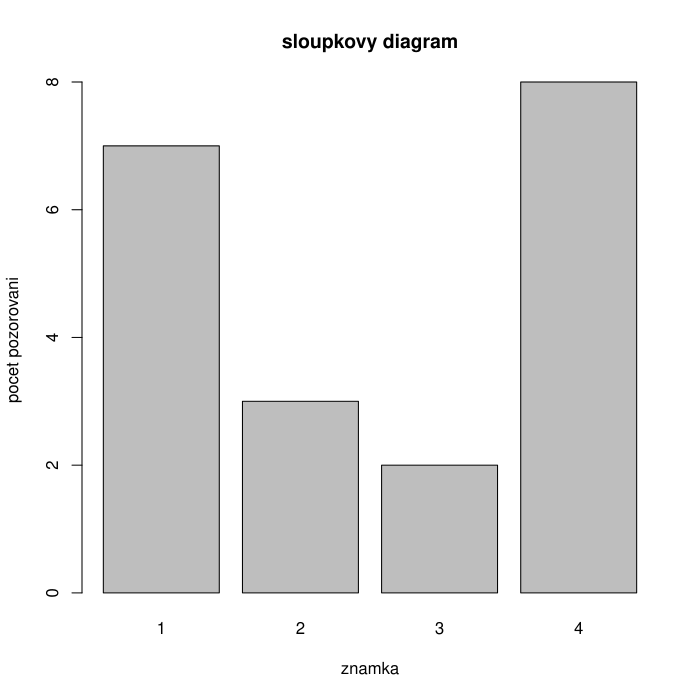

Recreate this plot in R.
# Priklad 1

data <- read.csv (file = "../data/3znamky.csv", header = TRUE, sep = ",", dec = ".")
data

# pocet skupin
r <- nrow(data)

# cetnosti
n.j <- data$cetnosti

# pocet pozorovani
n <- sum(n.j)

# relativni cetnost
p.j <- n.j / n

# kumulativni cetnost
N.j <- cumsum (n.j)

# kumulativni relativni cetnosti
F.j <- N.j / n

# tabulka 
tabulka <- data.frame (znamka = data$znamka, n.j, p.j, N.j, F.j)
tabulka

# sloupkovy diagram
barplot (tabulka$n.j, names.arg = tabulka$znamka, xlab = "znamka", ylab = "pocet pozorovani", main = "sloupkovy diagram")

# graf cetnostni funkce
plot (tabulka$znamka, tabulka$n.j, type = "p", pch = 20, cex = 2, col = "red", xlab = "znamka", ylab = "hodnoty cetnostni funkce", main = "cetnostni funkce")

# polygon cetnosti
plot (tabulka$znamka, tabulka$n.j, type="b", pch = 20, xlab = "znamka", ylab = "pocet pozorovani", main = "polygon cetnosti", col = "red", cex = 2, lty = 2)

# graf empiricke distribucni funkce
plot (c(0, tabulka$znamka, 5), c(0, tabulka$F.j, 1), type="s", xlab = "znamka", ylab = "ECDF", main="empiricka distribucni funkce", col = "red", lwd = 2)

X <- rep (tabulka$znamka, tabulka$n.j)
plot (ecdf (X), col = "red", lwd = 2, xlab = "znamka", ylab = "ECDF", main="empiricka distribucni funkce")

priemer <- mean(X)

rozptyl <- mean (X^2) - priemer^2
odchylka <- sqrt(rozptyl)

# pre kvantily musis usortit X
X.sorted <- sort (X)

# najdes si stvrtinu, polovinu, tristvrtinu 
c.25 <- 0.25 * n
c.50 <- 0.50 * n
c.75 <- 0.75 * n

# aby si dostal dobru hodnotu spriemerujes dve susedne hodnoty
q25 <- (X.sorted[c.25] + X.sorted[c.25 + 1]) / 2
q50 <- (X.sorted[c.50] + X.sorted[c.50 + 1]) / 2
q75 <- (X.sorted[c.75] + X.sorted[c.75 + 1]) / 2

c (q25, q50, q75)

# toto je kvantilova odchylka
q <- q75 - q25

boxplot (X, horizontal = TRUE, ylim = range (X), xlab = "znamka", main = "boxplot")

# bodky do boxplotu
stripchart (X, vertical = FALSE, method = "jitter", pch = 21, col = "red", bg = "yellow", cex = 1.5, add = TRUE)
